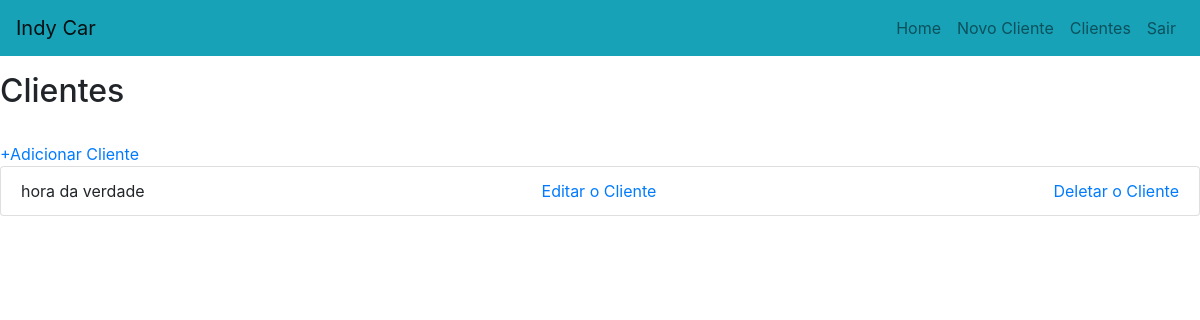
/cliente/ (signed in), run on an earlier commit of the app's database.
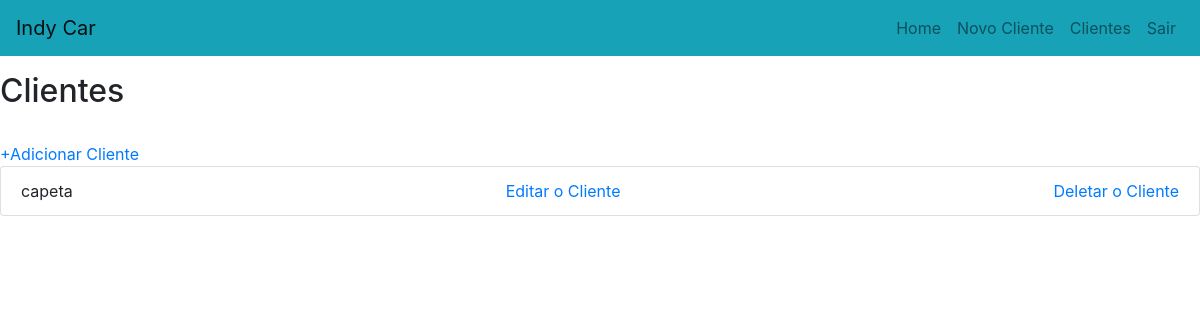
And on a later commit of the database.
### funilaria/models.py (models this page shows)
class Customer(models.Model):
    nome = models.CharField(max_length=60)
    endereco = models.CharField(max_length=100)
    bairro = models.CharField(max_length=8)
    email = models.EmailField(max_length=60)
    telefone = models.IntegerField(default=000000000)

class Cliente(Customer):
    rg = models.IntegerField(max_length=9)
    def get_editar_cliente(self):
        return reverse('editar_cliente',kwargs={'id':self.id})
    def get_del_cliente(self):
        return reverse('deletar_cliente',kwargs={'id':self.id})

class Customer(models.Model):
    nome = models.CharField(max_length=60)
    endereco = models.CharField(max_length=100)
    bairro = models.CharField(max_length=8)
    email = models.EmailField(max_length=60)
    telefone = models.IntegerField(default=000000000)

### funilaria/views.py (the view)
# urls.py: path('cliente/',cliente,name='cliente'),
@login_required(login_url='/login/' )
def cliente(request):
    clientes = Cliente.objects.all().order_by('id')
    msg=messages.get_messages(request)
    return render(request,'index.html',context={'clientes':clientes,'msg':msg})

### funilaria/templates/index.html (shortened to what this page needs)
{% extends 'base.html' %}
{% block main %}
    <br>
    <br>
    <br>
    <h2>Clientes</h2>
    <br>
    <a href="{% url 'formcliente' %}">+Adicionar Cliente</a>
    <ul class="list-group">
       {% for i in clientes %}
            <li class="list-group-item d-flex justify-content-between align-items-right">{{i.nome}}
            <a href="{{i.get_editar_cliente}}">Editar o Cliente</a>
            <a href="{{i.get_del_cliente}}">Deletar o Cliente</a></li>
        {% endfor %}
    </ul>
{% endblock %}

### funilaria/templates/base.html (shortened to what this page needs)
<!DOCTYPE html>
<html lang="pt">
<head>
  <link rel="stylesheet" href="https://maxcdn.bootstrapcdn.com/bootstrap/4.3.1/css/bootstrap.min.css">
</head>
<body>
<nav class="navbar fixed-top navbar-expand-sm navbar-light bg-info">
    <a href="/" class="navbar-brand">Indy Car</a>
    <ul class="navbar-nav ml-auto">
        <li class="nav-item">
            <a href="" class="nav-link"> Home</a>
        </li>
        <li class="nav-item">
            <a href="{% url 'formcliente' %}" class="nav-link"> Novo Cliente</a>
        </li>
        <li class="nav-item">
            <a href="/veiculo/" class="nav-link"> Clientes</a>
        </li>
        <li class="nav-item">
            <a href="/logout/" class="nav-link"> Sair</a>
        </li>
    </ul>
</nav>
{% block main %}
{% endblock %}
</body>
</html>

What changed in the data, as far as the page shows it:
removed Cliente: nome "hora da verdade"
added Cliente: nome "capeta"
